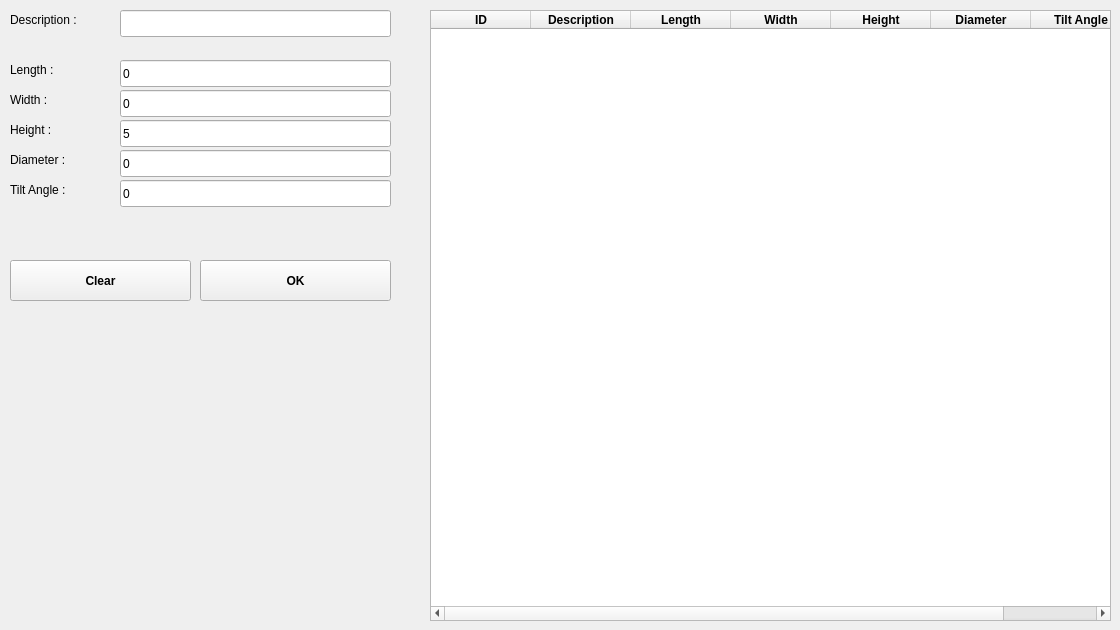
      <widget class="QWidget" name="tab_10">
       <attribute name="title">
        <string>Workstation</string>
       </attribute>
       <widget class="QLineEdit" name="lineEditWorkSurfLength">
        <property name="geometry">
         <rect>
          <x>120</x>
          <y>60</y>
          <width>271</width>
          <height>27</height>
         </rect>
        </property>
        <property name="text">
         <string>0</string>
        </property>
        <property name="echoMode">
         <enum>QLineEdit::Normal</enum>
        </property>
       </widget>
       <widget class="QLabel" name="label_103">
        <property name="geometry">
         <rect>
          <x>10</x>
          <y>10</y>
          <width>91</width>
          <height>20</height>
         </rect>
        </property>
        <property name="text">
         <string>Description :</string>
        </property>
       </widget>
       <widget class="QLineEdit" name="lineEditWorkSurfDiameter">
        <property name="geometry">
         <rect>
          <x>120</x>
          <y>150</y>
          <width>271</width>
          <height>27</height>
         </rect>
        </property>
        <property name="text">
         <string>0</string>
        </property>
        <property name="echoMode">
         <enum>QLineEdit::Normal</enum>
        </property>
       </widget>
       <widget class="QLineEdit" name="lineEditWorkSurfWidth">
        <property name="geometry">
         <rect>
          <x>120</x>
          <y>90</y>
          <width>271</width>
          <height>27</height>
         </rect>
        </property>
        <property name="text">
         <string>0</string>
        </property>
        <property name="echoMode">
         <enum>QLineEdit::Normal</enum>
        </property>
       </widget>
       <widget class="QLineEdit" name="lineEditWorkWorkSurfDescription">
        <property name="geometry">
         <rect>
          <x>120</x>
          <y>10</y>
          <width>271</width>
          <height>27</height>
         </rect>
        </property>
        <property name="text">
         <string/>
        </property>
        <property name="readOnly">
         <bool>true</bool>
        </property>
       </widget>
       <widget class="QPushButton" name="pBtnClearWs">
        <property name="geometry">
         <rect>
          <x>10</x>
          <y>260</y>
          <width>181</width>
          <height>41</height>
         </rect>
        </property>
        <property name="font">
         <font>
          <weight>75</weight>
          <bold>true</bold>
         </font>
        </property>
        <property name="toolTip">
         <string>&lt;html&gt;&lt;head/&gt;&lt;body&gt;&lt;p&gt;&lt;span style=&quot; font-weight:400;&quot;&gt;Click this button to clear waypoints inputs&lt;/span&gt;&lt;/p&gt;&lt;/body&gt;&lt;/html&gt;</string>
        </property>
        <property name="text">
         <string>Clear</string>
        </property>
       </widget>
       <widget class="QPushButton" name="pBtnOkWs">
        <property name="geometry">
         <rect>
          <x>200</x>
          <y>260</y>
          <width>191</width>
          <height>41</height>
         </rect>
        </property>
        <property name="font">
         <font>
          <weight>75</weight>
          <bold>true</bold>
         </font>
        </property>
        <property name="toolTip">
         <string>&lt;html&gt;&lt;head/&gt;&lt;body&gt;&lt;p&gt;&lt;span style=&quot; font-weight:400;&quot;&gt;Click this button to add a new waypoint to the list of waypoints.&lt;/span&gt;&lt;/p&gt;&lt;/body&gt;&lt;/html&gt;</string>
        </property>
        <property name="text">
         <string>OK</string>
        </property>
       </widget>
       <widget class="QLineEdit" name="lineEditWorkSurfHeight">
        <property name="geometry">
         <rect>
          <x>120</x>
          <y>120</y>
          <width>271</width>
          <height>27</height>
         </rect>
        </property>
        <property name="text">
         <string>5</string>
        </property>
        <property name="echoMode">
         <enum>QLineEdit::Normal</enum>
        </property>
       </widget>
       <widget class="QLabel" name="label_108">
        <property name="geometry">
         <rect>
          <x>10</x>
          <y>180</y>
          <width>81</width>
          <height>20</height>
         </rect>
        </property>
        <property name="text">
         <string>Tilt Angle :</string>
        </property>
       </widget>
       <widget class="QLineEdit" name="lineEditWorkSurfAngle">
        <property name="geometry">
         <rect>
          <x>120</x>
          <y>180</y>
          <width>271</width>
          <height>27</height>
         </rect>
        </property>
        <property name="text">
         <string>0</string>
        </property>
        <property name="echoMode">
         <enum>QLineEdit::Normal</enum>
        </property>
       </widget>
       <widget class="QLabel" name="label_105">
        <property name="geometry">
         <rect>
          <x>10</x>
          <y>90</y>
          <width>101</width>
          <height>20</height>
         </rect>
        </property>
        <property name="text">
         <string>Width :</string>
        </property>
       </widget>
       <widget class="QLabel" name="label_104">
        <property name="geometry">
         <rect>
          <x>10</x>
          <y>120</y>
          <width>81</width>
          <height>20</height>
         </rect>
        </property>
        <property name="text">
         <string>Height :</string>
        </property>
       </widget>
       <widget class="QLabel" name="label_107">
        <property name="geometry">
         <rect>
          <x>10</x>
          <y>150</y>
          <width>81</width>
          <height>20</height>
         </rect>
        </property>
        <property name="text">
         <string>Diameter :</string>
        </property>
       </widget>
       <widget class="QLabel" name="label_106">
        <property name="geometry">
         <rect>
          <x>10</x>
          <y>60</y>
          <width>71</width>
          <height>20</height>
         </rect>
        </property>
        <property name="text">
         <string>Length :</string>
        </property>
       </widget>
       <widget class="QTableWidget" name="tableWidgetWorkServiceAreaProp">
        <property name="geometry">
         <rect>
          <x>430</x>
          <y>10</y>
          <width>681</width>
          <height>611</height>
         </rect>
        </property>
        <property name="toolTip">
         <string>&lt;html&gt;&lt;head/&gt;&lt;body&gt;&lt;p&gt;List of all service areas&lt;/p&gt;&lt;/body&gt;&lt;/html&gt;</string>
        </property>
        <property name="styleSheet">
         <string notr="true"/>
        </property>
        <property name="rowCount">
         <number>0</number>
        </property>
        <property name="columnCount">
         <number>7</number>
        </property>
        <column>
         <property name="text">
          <string>ID</string>
         </property>
         <property name="font">
          <font>
           <weight>75</weight>
           <bold>true</bold>
          </font>
         </property>
        </column>
        <column>
         <property name="text">
          <string>Description</string>
         </property>
         <property name="font">
          <font>
           <weight>75</weight>
           <bold>true</bold>
          </font>
         </property>
        </column>
        <column>
         <property name="text">
          <string>Length</string>
         </property>
         <property name="font">
          <font>
           <weight>75</weight>
           <bold>true</bold>
          </font>
         </property>
        </column>
        <column>
         <property name="text">
          <string>Width</string>
         </property>
         <property name="font">
          <font>
           <weight>75</weight>
           <bold>true</bold>
          </font>
         </property>
        </column>
        <column>
         <property name="text">
          <string>Height</string>
         </property>
         <property name="font">
          <font>
           <weight>75</weight>
           <bold>true</bold>
          </font>
         </property>
        </column>
        <column>
         <property name="text">
          <string>Diameter</string>
         </property>
         <property name="font">
          <font>
           <weight>75</weight>
           <bold>true</bold>
          </font>
         </property>
        </column>
        <column>
         <property name="text">
          <string>Tilt Angle</string>
         </property>
         <property name="font">
          <font>
           <weight>75</weight>
           <bold>true</bold>
          </font>
         </property>
        </column>
       </widget>
      </widget>
